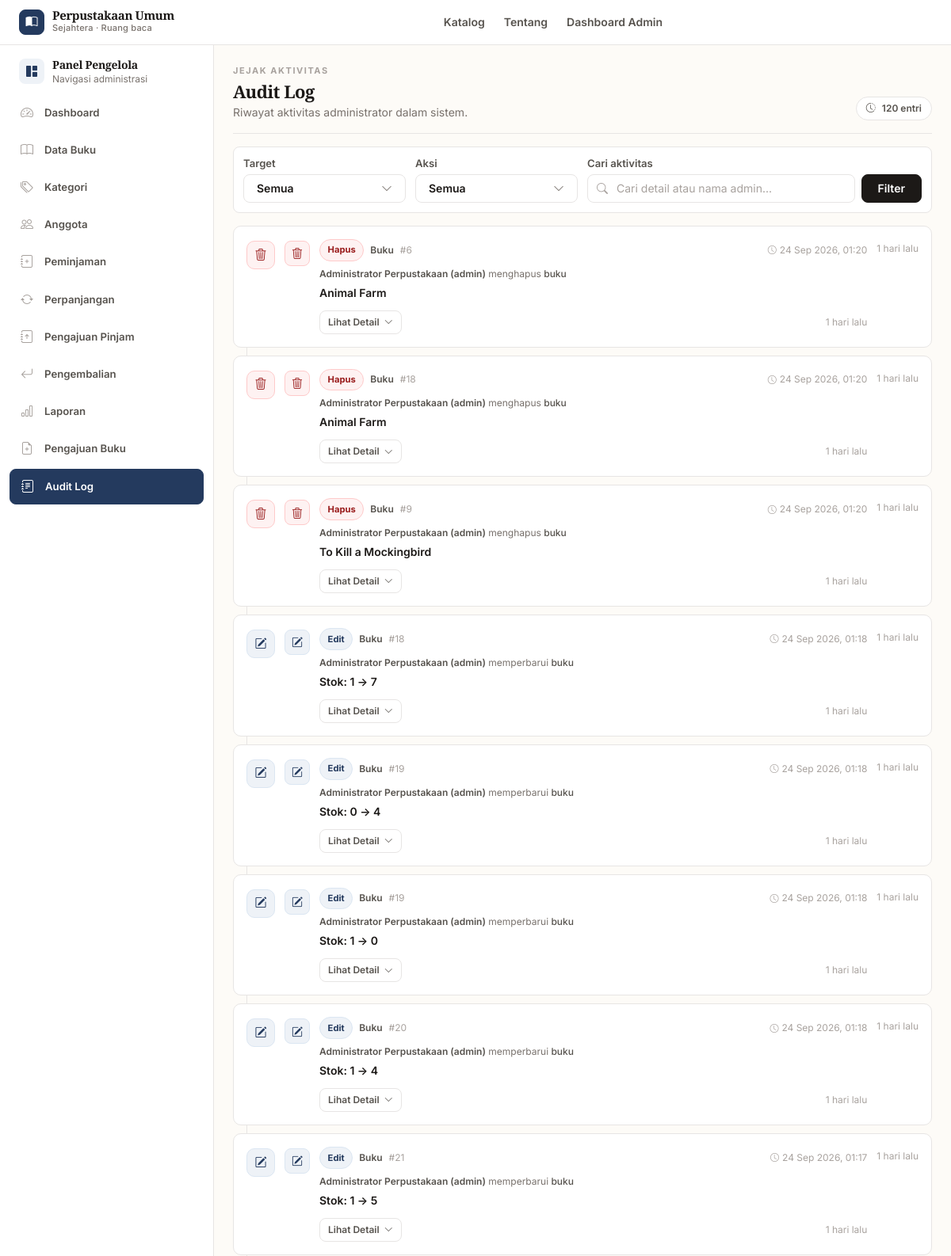
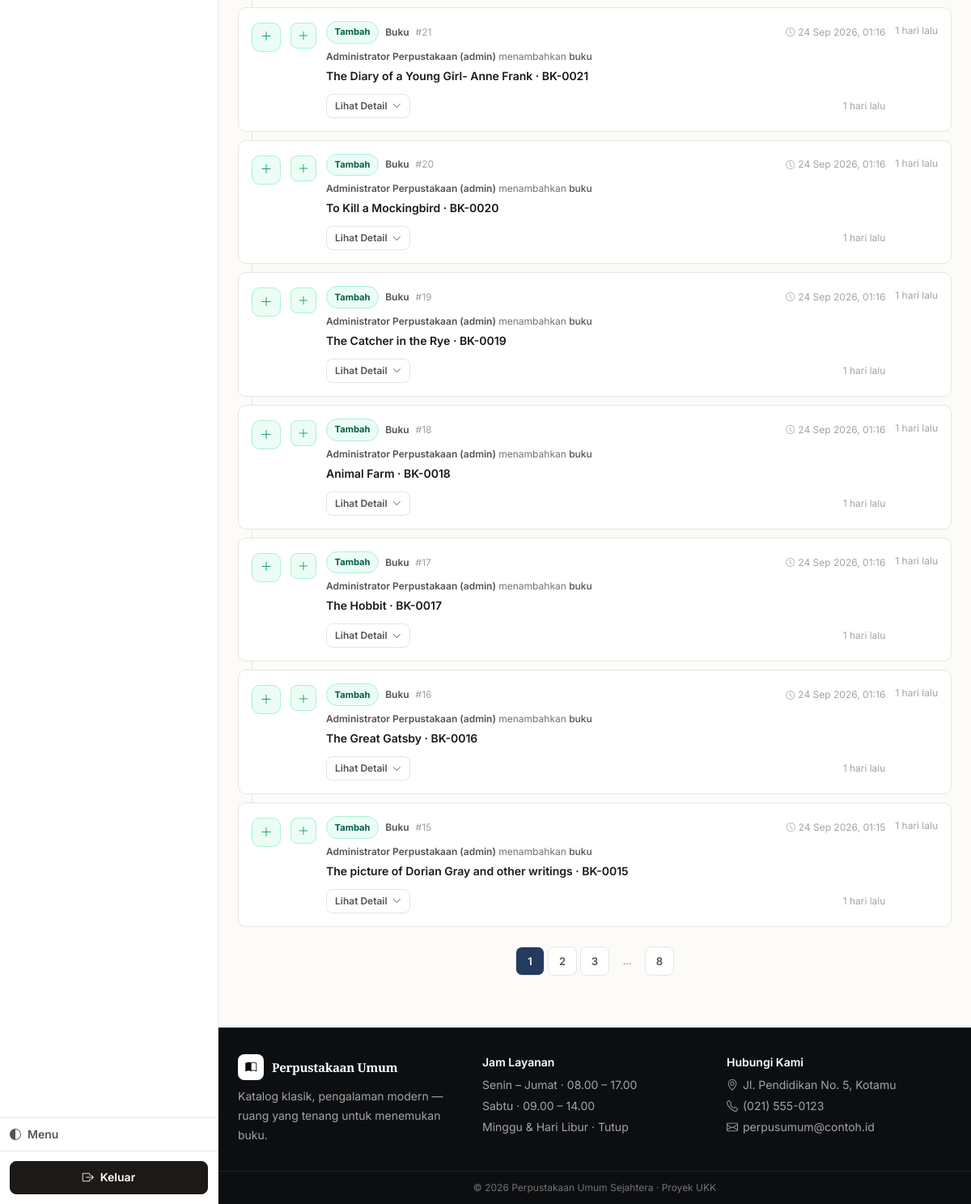
/admin/audit_log/index.php (signed in), run on the app's committed database (2 pictures, top to bottom).
### tables this page shows
CREATE TABLE `audit_log` (
  `id` int NOT NULL,
  `user_id` int DEFAULT NULL,
  `aksi` enum('tambah','edit','hapus') NOT NULL,
  `target_tabel` varchar(20) NOT NULL,
  `target_id` int NOT NULL,
  `detail` text,
  `created_at` timestamp NOT NULL DEFAULT CURRENT_TIMESTAMP
);

### includes/functions.php (called while the page is built, shortened)
<?php
function e($string) {
    return htmlspecialchars($string ?? '', ENT_QUOTES, 'UTF-8');
}
function clean($string) {
    return trim(strip_tags($string ?? ''));
}

### admin/audit_log/index.php (the view, shortened to what this page needs)
<?php
require_once __DIR__ . '/../../config/bootstrap.php';
$filter_tabel = $_GET['tabel'] ?? 'semua';
$filter_aksi = $_GET['aksi'] ?? 'semua';
$kata_kunci = clean($_GET['q'] ?? '');
$halaman = isset($_GET['halaman']) ? max(1, (int)$_GET['halaman']) : 1;
$per_halaman = 15;
$offset = ($halaman - 1) * $per_halaman;
$where = [];
$params = [];
$where_sql = $where ? ('WHERE ' . implode(' AND ', $where)) : '';
$total = 0;
$daftar = [];
$total_halaman = 1;
try {
    $stmt = $pdo->prepare("SELECT COUNT(*) FROM audit_log a LEFT JOIN admin adm ON adm.id_admin = a.user_id $where_sql");
    $stmt->execute($params);
    $total = (int)$stmt->fetchColumn();
    $total_halaman = max(1, (int)ceil($total / $per_halaman));
    $sql = "SELECT a.*, adm.nama AS admin_nama, adm.username FROM audit_log a LEFT JOIN admin adm ON adm.id_admin = a.user_id $where_sql ORDER BY a.created_at DESC, a.id DESC LIMIT :limit OFFSET :offset";
    $stmt = $pdo->prepare($sql);
    $stmt->bindValue(':limit', $per_halaman, PDO::PARAM_INT);
    $stmt->bindValue(':offset', $offset, PDO::PARAM_INT);
    $stmt->execute();
    $daftar = $stmt->fetchAll();
} catch (Throwable $e) {
    $total = 0;
    $daftar = [];
}
if (!function_exists('audit_friendly_label')) {
    function audit_friendly_label($key) {
        $map = [
            'judul' => 'Judul', 'kode' => 'Kode', 'kode_buku' => 'Kode Buku',
            'isbn' => 'ISBN', 'nama' => 'Nama', 'nama_kategori' => 'Nama Kategori',
            'keterangan' => 'Keterangan', 'penulis' => 'Penulis', 'penerbit' => 'Penerbit',
            'tahun_terbit' => 'Tahun Terbit', 'tahun' => 'Tahun', 'stok' => 'Stok',
            'tersedia' => 'Tersedia', 'id_kategori' => 'Kategori', 'kategori' => 'Kategori',
            'lokasi_rak' => 'Lokasi Rak', 'rak' => 'Rak', 'deskripsi' => 'Deskripsi',
            'cover' => 'Cover', 'status' => 'Status', 'alasan' => 'Alasan',
        ];
        $k = strtolower(trim((string)$key));
        return $map[$k] ?? ucwords(str_replace(['_', '-'], ' ', $k));
    }
}
if (!function_exists('audit_format_value')) {
    function audit_format_value($v) {
        if (is_array($v)) return json_encode($v, JSON_UNESCAPED_UNICODE);
        $s = (string)$v;
        return $s;
    }
}
if (!function_exists('audit_parse_detail')) {
    function audit_parse_detail($raw) {
        $str = trim((string)$raw);
        $decoded = json_decode($str, true);
        if (json_last_error() === JSON_ERROR_NONE && is_array($decoded)) {
            $items = [];
            $isChange = false;
            foreach ($decoded as $k => $v) {
                if (is_array($v) && array_key_exists('dari', $v) && array_key_exists('ke', $v)) {
                    $isChange = true;
                    $items[] = [
                        'key' => $k,
                        'label' => audit_friendly_label($k),
                        'dari' => audit_format_value($v['dari']),
                        'ke' => audit_format_value($v['ke']),
                        'type' => 'change'
                    ];
                } elseif (is_array($v) && count($v)===2 && isset($v['dari'])===false) {
                    $items[] = ['key'=>$k,'label'=>audit_friendly_label($k),'value'=>audit_format_value($v),'type'=>'value'];
                } else {
                    $items[] = ['key'=>$k,'label'=>audit_friendly_label($k),'value'=>audit_format_value($v),'type'=>'value'];
                }
            }
            return ['type'=> $isChange ? 'change' : 'value', 'items'=>$items, 'raw'=>$str];
        }
        return ['type'=>'text','items'=>[['label'=>'Detail','value'=>audit_format_value($str),'type'=>'value']],'raw'=>$str];
    }
}
if (!function_exists('audit_summary_line')) {
    function audit_summary_line($row, $parsed) {
        $aksi = $row['aksi'] ?? '';
        $target = $row['target_tabel'] ?? '';
        $detailRaw = $row['detail'] ?? '';
        if (!empty($parsed['items'])) {
            $items = $parsed['items'];
            $byKey = [];
            foreach ($items as $it) $byKey[$it['key']] = $it;
            if (isset($byKey['judul']) && $byKey['judul']['type']==='value') {
                $judul = $byKey['judul']['value'];
                $kode = $byKey['kode']['value'] ?? $byKey['kode_buku']['value'] ?? null;
                if ($judul && $kode && $kode!=='—') return $judul . ' · ' . $kode;
                if ($judul) return $judul;
            }
            if ($parsed['type']==='change' && !empty($items)) {
                $first = $items[0];
                $base = $first['label'] . ': ' . $first['dari'] . ' → ' . $first['ke'];
                return $base;
            }
        }
        $raw = trim((string)$detailRaw);
        $clean = trim($raw, "{} \t\n\r\"'");
        return $clean ?: 'Aktivitas dicatat';
    }
}
if (!function_exists('audit_waktu_format')) {
    function audit_waktu_format($ts) {
        $t = strtotime($ts);
        return date('d M Y, H:i', $t);
    }
}
if (!function_exists('audit_relative')) {
    function audit_relative($ts) {
        $t = strtotime($ts);
        $diff = time() - $t;
        if ($diff < 604800) return floor($diff/86400) . ' hari lalu';
        return '';
    }
}
require_once __DIR__ . '/../../includes/header.php';
require_once __DIR__ . '/../../includes/admin_menu.php';
?>
<div class="flex flex-col sm:flex-row sm:items-end justify-between gap-3 mb-4 pb-4" style="border-bottom:1px solid var(--border)">
  <div class="min-w-0">
    <p class="text-[11px] font-bold tracking-[.14em] uppercase" style="color:var(--text-faint-2)">Jejak aktivitas</p>
    <h1 class="font-display text-[22px] font-bold tracking-tight mt-1" style="color:var(--text)">Audit Log</h1>
    <p class="text-sm mt-1" style="color:var(--text-faint)">Riwayat aktivitas administrator dalam sistem.</p>
  </div>
  <span class="inline-flex items-center gap-2 rounded-full border px-3 py-1.5 text-xs font-semibold shrink-0" style="background:var(--surface); border-color:var(--border); color:var(--text-muted)"><i class="bi bi-clock-history"></i> <?= $total ?> entri</span>
</div>
<form method="get" class="bg-white rounded-lg border p-3 mb-4" style="border-color:var(--border)">
  <div class="grid grid-cols-1 sm:grid-cols-4 gap-3">
    <div>
      <label class="block text-xs font-bold mb-1.5" style="color:var(--text-muted)">Target</label>
    </div>
    <div>
      <label class="block text-xs font-bold mb-1.5" style="color:var(--text-muted)">Aksi</label>
    </div>
    <div class="sm:col-span-2">
      <label class="block text-xs font-bold mb-1.5" style="color:var(--text-muted)">Cari aktivitas</label>
      <div class="flex gap-2">
        <div class="relative flex-1">
          <i class="bi bi-search absolute left-3 top-1/2 -translate-y-1/2 text-sm" style="color:var(--text-faint-2)"></i>
          <input type="text" name="q" value="<?= e($kata_kunci) ?>" placeholder="Cari detail atau nama admin..." class="w-full h-10 border rounded-lg pl-9 pr-3 text-sm focus:outline-none focus:ring-2 focus:ring-brand-500" style="border-color:var(--border); background:var(--surface)">
        </div>
        <button class="h-10 bg-slate-900 hover:bg-slate-800 text-white px-5 rounded-lg text-sm font-semibold shrink-0">Filter</button>
      </div>
    </div>
  </div>
</form>
<?php if (empty($daftar) && $total===0): ?>
  <div class="text-center py-14 bg-white rounded-lg border" style="border-color:var(--border)">
    <div class="w-11 h-11 mx-auto rounded-lg flex items-center justify-center text-lg mb-3" style="background:var(--surface-2); color:var(--text-faint); border:1px solid var(--border)"><i class="bi bi-journal-text"></i></div>
    <h3 class="font-display font-semibold text-sm" style="color:var(--text)">Belum ada log</h3>
    <p class="text-sm mt-1 px-6 max-w-md mx-auto" style="color:var(--text-faint)">Lakukan tambah, edit, atau hapus pada buku atau kategori. Aktivitas akan tercatat otomatis.</p>
    <?php try { $pdo->query("SELECT 1 FROM audit_log LIMIT 1"); } catch (Throwable $e) { echo '<p class="text-xs mt-3 px-4 py-2 rounded-lg inline-block" style="background:#fffbeb; border:1px solid #fde68a; color:#92400e">Tabel <code>audit_log</code> belum ada — jalankan migrasi database.</p>'; } ?>
  </div>
<?php else: ?>
  <div class="audit-wrap space-y-2.5">
    <?php foreach ($daftar as $idx => $row):
      $aksi = $row['aksi'] ?? '';
      $target = $row['target_tabel'] ?? '';
      $parsed = audit_parse_detail($row['detail'] ?? '');
      $summary = audit_summary_line($row, $parsed);
      $waktu = audit_waktu_format($row['created_at'] ?? '');
      $rel = audit_relative($row['created_at'] ?? '');
      $adminNama = trim($row['admin_nama'] ?? '') ?: '—';
      $username = $row['username'] ?? '';
      $adminDisplay = $adminNama;
      if ($username) $adminDisplay .= ' (' . $username . ')';
      $targetLabel = $target==='pengajuan_buku' ? 'Pengajuan' : ucfirst($target);
      $aksiLabel = ucfirst($aksi);
      $verb = $aksi==='tambah' ? 'menambahkan' : ($aksi==='edit' ? 'memperbarui' : 'menghapus');
      $iconClass = $aksi==='tambah' ? 'audit-icon-tambah' : ($aksi==='edit' ? 'audit-icon-edit' : 'audit-icon-hapus');
      $badgeClass = $aksi==='tambah' ? 'audit-badge-tambah' : ($aksi==='edit' ? 'audit-badge-edit' : 'audit-badge-hapus');
      $icon = $aksi==='tambah' ? 'bi-plus-lg' : ($aksi==='edit' ? 'bi-pencil-square' : 'bi-trash3');
      $hasDetail = !empty($parsed['items']);
      $targetId = (int)$row['target_id'];
    ?>
      <article class="audit-card p-3 sm:p-4 relative" style="<?= $idx===0 && count($daftar)>1 ? '' : '' ?>">
        <div class="flex gap-3">
          <span class="audit-icon <?= $iconClass ?> mt-0.5 hidden sm:flex"><i class="bi <?= $icon ?>"></i></span>
          <span class="audit-icon <?= $iconClass ?> mt-0.5 flex sm:hidden" style="width:32px;height:32px;border-radius:8px;font-size:14px"><i class="bi <?= $icon ?>"></i></span>
          <div class="flex-1 min-w-0">
            <div class="flex flex-wrap items-center gap-2">
              <span class="audit-badge <?= $badgeClass ?>"><?= e($aksiLabel) ?></span>
              <span class="text-xs font-semibold" style="color:var(--text-muted)"><?= e($targetLabel) ?></span>
              <span class="text-xs" style="color:var(--text-faint-2)">#<?= $targetId ?></span>
              <span class="hidden sm:inline-flex items-center gap-1 text-xs ml-auto whitespace-nowrap" style="color:var(--text-faint-2)"><i class="bi bi-clock text-[11px]"></i> <?= e($waktu) ?></span>
            </div>
            <p class="text-xs mt-2" style="color:var(--text-faint)">
              <span class="font-semibold" style="color:var(--text-muted)"><?= e($adminDisplay) ?></span>
              <span><?= e($verb) ?></span>
              <span class="font-medium" style="color:var(--text-muted)"><?= e(strtolower($targetLabel)) ?></span>
            </p>
            <p class="text-sm font-semibold mt-1.5 leading-5" style="color:var(--text)">
              <?= e($summary) ?>
            </p>
            <div class="mt-3 flex items-center gap-2">
              <?php if ($hasDetail): ?>
                <button type="button" data-audit-toggle aria-expanded="false" class="inline-flex items-center gap-1.5 text-xs font-semibold px-2.5 py-1.5 rounded-lg border bg-white hover:bg-slate-50" style="border-color:var(--border); color:var(--text-muted)">
                  <span class="toggle-label">Lihat Detail</span>
                  <i class="bi bi-chevron-down text-[11px] transition-transform"></i>
                </button>
              <?php else: ?>
                <span class="text-xs" style="color:var(--text-faint-2)">Tidak ada detail tambahan</span>
              <?php endif; ?>
              <span class="ml-auto hidden sm:inline text-xs" style="color:var(--text-faint-2)"><?php if ($rel): ?><?= e($rel) ?><?php endif; ?></span>
            </div>
          </div>
          <?php if ($rel): ?>
            <span class="hidden lg:block text-xs whitespace-nowrap mt-1 shrink-0" style="color:var(--text-faint-2)"><?= e($rel) ?></span>
          <?php endif; ?>
        </div>
      </article>
    <?php endforeach; ?>
  </div>
  <?php if ($total_halaman > 1): ?>
    <div class="flex justify-center items-center gap-1 mt-6 flex-wrap">
      <?php
        $pages = [];
        if ($total_halaman <= 7) {
          for ($i=1;$i<=$total_halaman;$i++) $pages[]=$i;
        } else {
          $pages[] = 1;
          $start = max(2, $halaman - 2);
          $end = min($total_halaman-1, $halaman + 2);
          for ($i=$start;$i<=$end;$i++) $pages[]=$i;
          if ($halaman < $total_halaman - 3) $pages[] = '...';
          $pages[] = $total_halaman;
        }
        foreach ($pages as $p):
          if ($p === '...'): ?>
            <span class="shrink-0 w-9 h-9 flex items-center justify-center text-xs" style="color:var(--text-faint)">…</span>
          <?php else: ?>
            <a href="?tabel=<?= e($filter_tabel) ?>&aksi=<?= e($filter_aksi) ?>&q=<?= urlencode($kata_kunci) ?>&halaman=<?= $p ?>"
               class="shrink-0 w-9 h-9 flex items-center justify-center rounded-lg text-sm font-semibold transition <?= $p===$halaman ? 'bg-brand-600 text-white' : 'bg-white border hover:bg-slate-50' ?>" style="<?= $p===$halaman ? '' : 'border-color:var(--border); color:var(--text-muted)' ?>"><?= $p ?></a>
          <?php endif;
        endforeach;
      ?>
    </div>
  <?php endif; ?>
<?php endif; ?>
<?php require_once __DIR__ . '/../../includes/footer.php'; ?>

### data on the page
audit_log: aksi "Hapus", target_tabel "Buku", target "6", created_at "24 Sep 2026, 01:20", user.username "Administrator Perpustakaan (admin)", aksi "menghapus", target_tabel "buku", detail "Animal Farm", created_at "1 hari lalu"
audit_log: aksi "Hapus", target_tabel "Buku", target "18", created_at "24 Sep 2026, 01:20", user.username "Administrator Perpustakaan (admin)", aksi "menghapus", target_tabel "buku", detail "Animal Farm", created_at "1 hari lalu"
audit_log: aksi "Hapus", target_tabel "Buku", target "9", created_at "24 Sep 2026, 01:20", user.username "Administrator Perpustakaan (admin)", aksi "menghapus", target_tabel "buku", detail "To Kill a Mockingbird", created_at "1 hari lalu"
audit_log: aksi "Edit", target_tabel "Buku", target "18", created_at "24 Sep 2026, 01:18", user.username "Administrator Perpustakaan (admin)", aksi "memperbarui", target_tabel "buku", detail "Stok: 1 → 7", created_at "1 hari lalu"
audit_log: aksi "Edit", target_tabel "Buku", target "19", created_at "24 Sep 2026, 01:18", user.username "Administrator Perpustakaan (admin)", aksi "memperbarui", target_tabel "buku", detail "Stok: 0 → 4", created_at "1 hari lalu"
audit_log: aksi "Edit", target_tabel "Buku", target "19", created_at "24 Sep 2026, 01:18", user.username "Administrator Perpustakaan (admin)", aksi "memperbarui", target_tabel "buku", detail "Stok: 1 → 0", created_at "1 hari lalu"
audit_log: aksi "Edit", target_tabel "Buku", target "20", created_at "24 Sep 2026, 01:18", user.username "Administrator Perpustakaan (admin)", aksi "memperbarui", target_tabel "buku", detail "Stok: 1 → 4", created_at "1 hari lalu"
audit_log: aksi "Edit", target_tabel "Buku", target "21", created_at "24 Sep 2026, 01:17", user.username "Administrator Perpustakaan (admin)", aksi "memperbarui", target_tabel "buku", detail "Stok: 1 → 5", created_at "1 hari lalu"
audit_log: aksi "Tambah", target_tabel "Buku", target "21", created_at "24 Sep 2026, 01:16", user.username "Administrator Perpustakaan (admin)", aksi "menambahkan", target_tabel "buku", detail "The Diary of a Young Girl- Anne Frank · BK-0021", created_at "1 hari lalu"
audit_log: aksi "Tambah", target_tabel "Buku", target "20", created_at "24 Sep 2026, 01:16", user.username "Administrator Perpustakaan (admin)", aksi "menambahkan", target_tabel "buku", detail "To Kill a Mockingbird · BK-0020", created_at "1 hari lalu"
audit_log: aksi "Tambah", target_tabel "Buku", target "19", created_at "24 Sep 2026, 01:16", user.username "Administrator Perpustakaan (admin)", aksi "menambahkan", target_tabel "buku", detail "The Catcher in the Rye · BK-0019", created_at "1 hari lalu"
audit_log: aksi "Tambah", target_tabel "Buku", target "18", created_at "24 Sep 2026, 01:16", user.username "Administrator Perpustakaan (admin)", aksi "menambahkan", target_tabel "buku", detail "Animal Farm · BK-0018", created_at "1 hari lalu"
audit_log: aksi "Tambah", target_tabel "Buku", target "17", created_at "24 Sep 2026, 01:16", user.username "Administrator Perpustakaan (admin)", aksi "menambahkan", target_tabel "buku", detail "The Hobbit · BK-0017", created_at "1 hari lalu"
audit_log: aksi "Tambah", target_tabel "Buku", target "16", created_at "24 Sep 2026, 01:16", user.username "Administrator Perpustakaan (admin)", aksi "menambahkan", target_tabel "buku", detail "The Great Gatsby · BK-0016", created_at "1 hari lalu"
audit_log: aksi "Tambah", target_tabel "Buku", target "15", created_at "24 Sep 2026, 01:15", user.username "Administrator Perpustakaan (admin)", aksi "menambahkan", target_tabel "buku", detail "The picture of Dorian Gray and other writings · BK-0015", created_at "1 hari lalu"

### other printed values
$item['label'] "Dashboard"
$item['label'] "Data Buku"
$item['label'] "Kategori"
$item['label'] "Anggota"
$item['label'] "Peminjaman"
$item['label'] "Perpanjangan"
$item['label'] "Pengajuan Pinjam"
$item['label'] "Pengembalian"
$item['label'] "Laporan"
$item['label'] "Pengajuan Buku"
$item['label'] "Audit Log"
$total "120"
$p "1"
$p "2"
$p "3"
